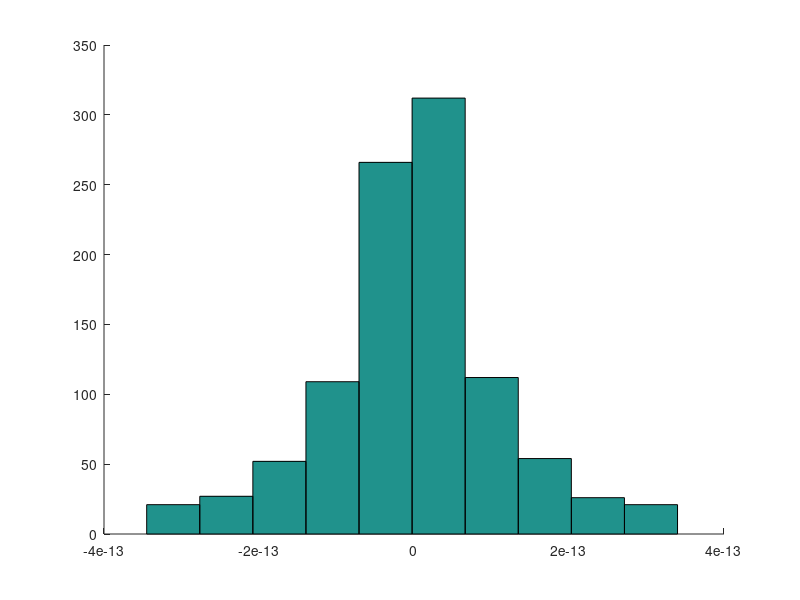

Reproduce this figure in MATLAB. (Note: this script raises an error after producing the figure.)
clear

t = [1:1000];
x = sin(t*pi);
[partition,codebook] = lloyds(x,2^2);

figure, hold on
hist(x)
for i=1:length(codebook)
    xline(codebook(i));
end
